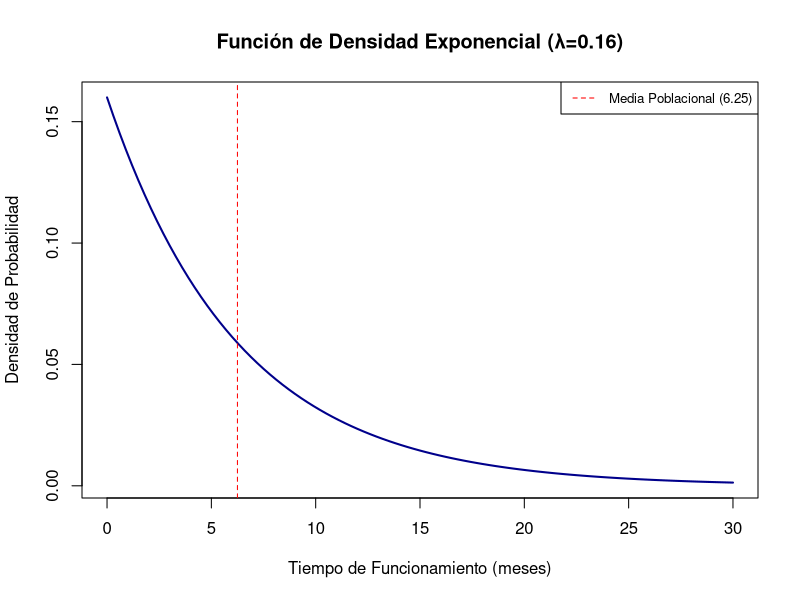
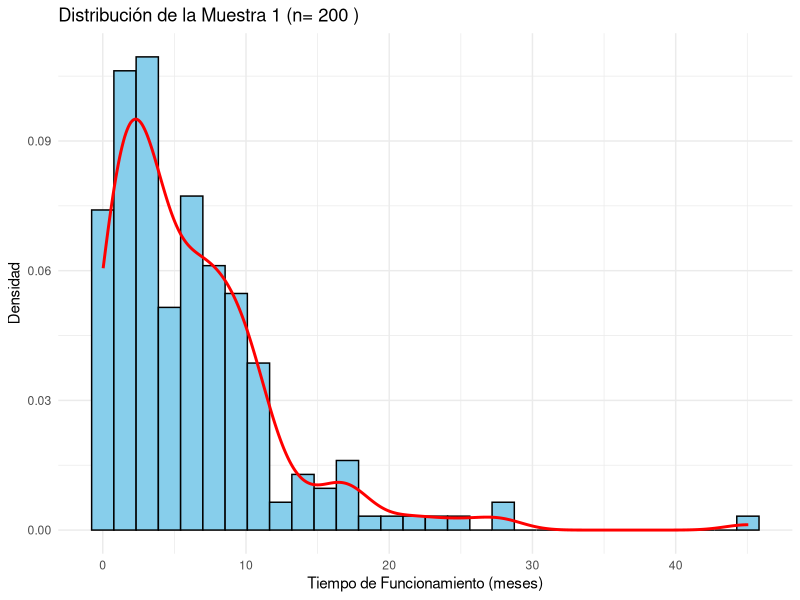
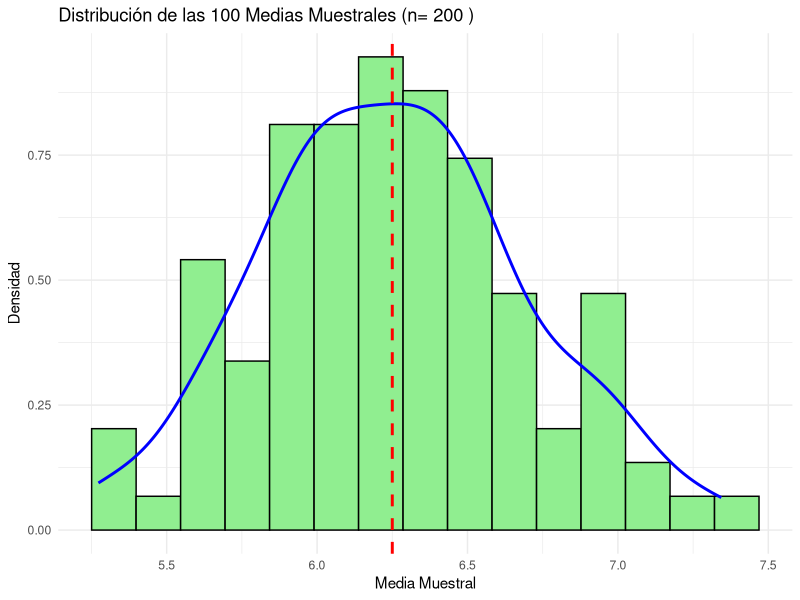
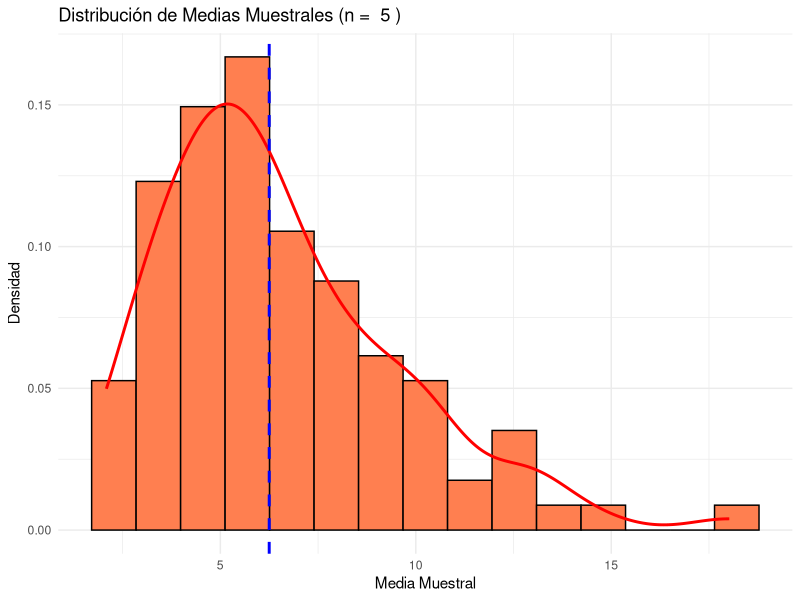
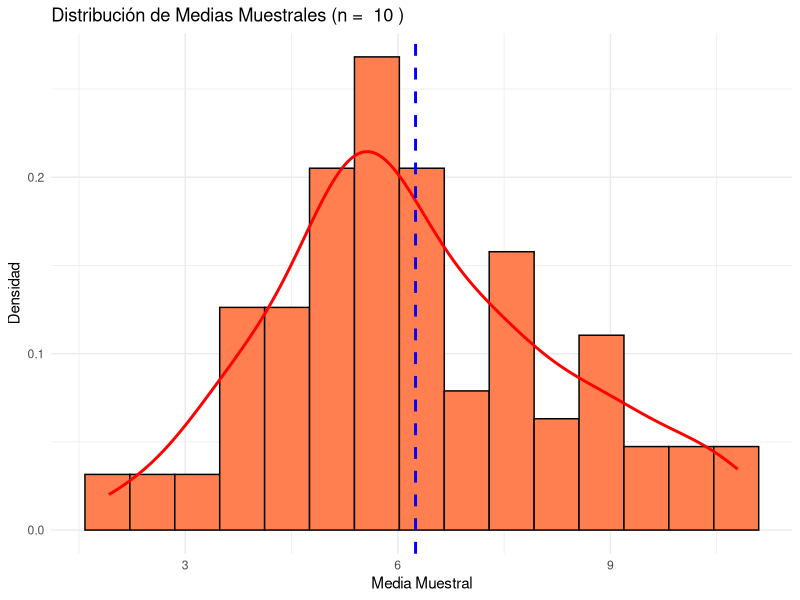
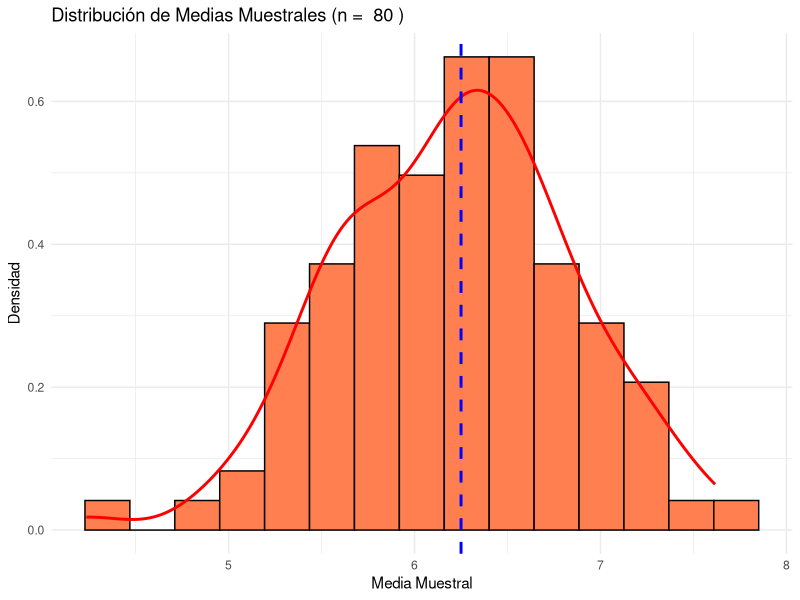
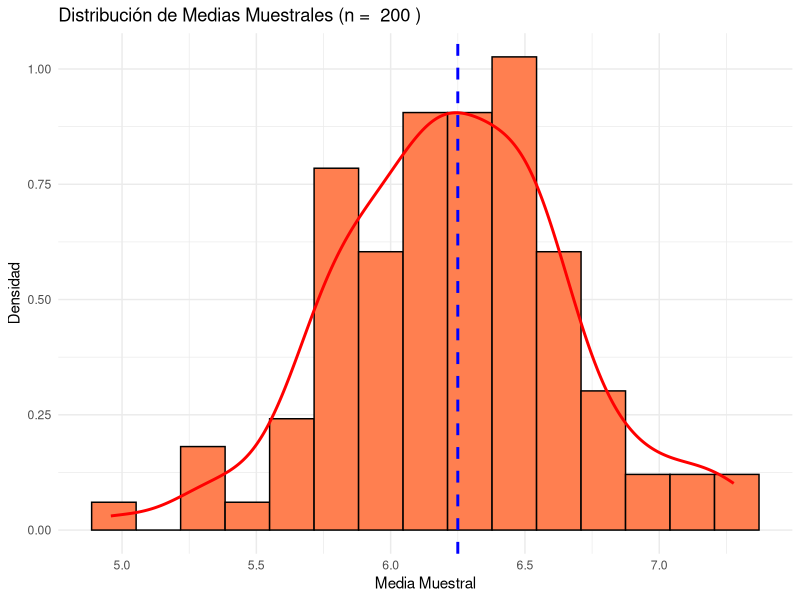
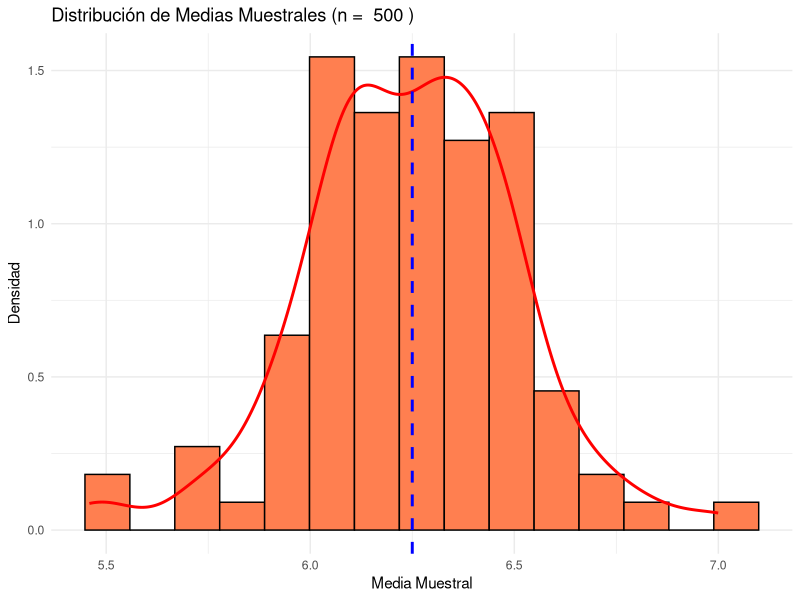

The R source for these figures, in order:
###############################################################################
# Sección: Paquetes y Configuración (Problema 3)
###############################################################################

library(ggplot2)
library(dplyr)
library(tidyr)
library(bookdown)
# Paquete necesario para el test de normalidad Shapiro-Wilk (base R)

# Parámetro de la distribución Exponencial
lambda <- 0.16

# Parámetros poblacionales teóricos
media_poblacional <- 1 / lambda
varianza_poblacional <- 1 / (lambda^2)
desviacion_poblacional <- sqrt(varianza_poblacional)

lambda <- 0.16
curve(dexp(x, rate = lambda), from = 0, to = 30, col = "darkblue", lwd = 2, 
      main = "Función de Densidad Exponencial (λ=0.16)",
      xlab = "Tiempo de Funcionamiento (meses)",
      ylab = "Densidad de Probabilidad")
abline(v = 1/lambda, col = "red", lty = 2)
legend("topright", legend = c("Media Poblacional (6.25)"), col = "red", lty = 2, cex = 0.8)

###############################################################################
# Sección: c) Comparación de parámetros, estimadores y estimaciones
###############################################################################

num_muestras_c <- 10
n_c <- 200
set.seed(123)

# Data frame para almacenar resultados
resultados_c <- data.frame(
  Muestra = 1:num_muestras_c,
  Media_Muestral = numeric(num_muestras_c),
  Varianza_Muestral = numeric(num_muestras_c)
)

# Generar 10 muestras y calcular estadísticas
muestras_c <- list()
for (i in 1:num_muestras_c) {
  muestra <- rexp(n_c, rate = lambda)
  muestras_c[[i]] <- muestra
  
  resultados_c$Media_Muestral[i] <- mean(muestra)
  resultados_c$Varianza_Muestral[i] <- var(muestra)
}

# Histograma y curva de densidad para la primera muestra (para el Rmd)
hist_muestra1 <- ggplot(data.frame(x = muestras_c[[1]]), aes(x)) +
  geom_histogram(aes(y = after_stat(density)), bins = 30, fill = "skyblue", color = "black") +
  geom_density(color = "red", linewidth = 1) +
  labs(
    title = paste("Distribución de la Muestra 1 (n=", n_c, ")"),
    x = "Tiempo de Funcionamiento (meses)",
    y = "Densidad"
  ) +
  theme_minimal()

ggsave("graphs/hist_muestra1_n200.png", hist_muestra1, width = 8, height = 5)

###############################################################################
# Sección: d) Aplicación del Teorema del Límite Central para n=200
###############################################################################

num_muestras_d <- 100
n_d <- 200
set.seed(456)

# Generar las 100 medias muestrales
medias_muestrales_d <- numeric(num_muestras_d)
for (i in 1:num_muestras_d) {
  muestra <- rexp(n_d, rate = lambda)
  medias_muestrales_d[i] <- mean(muestra)
}

# Cálculo de estadísticas descriptivas
promedio_medias_d <- mean(medias_muestrales_d)
varianza_medias_d <- var(medias_muestrales_d)

# Varianza teórica de las medias muestrales (Error Estándar al cuadrado)
varianza_teorica_d <- varianza_poblacional / n_d

# Test de normalidad Shapiro-Wilk
test_normalidad_d <- shapiro.test(medias_muestrales_d)

# Histograma de las 100 medias muestrales
hist_medias_d <- ggplot(data.frame(x = medias_muestrales_d), aes(x)) +
  geom_histogram(aes(y = after_stat(density)), bins = 15, fill = "lightgreen", color = "black") +
  geom_density(color = "blue", linewidth = 1) +
  geom_vline(xintercept = media_poblacional, linetype = "dashed", color = "red", linewidth = 1) +
  labs(
    title = paste("Distribución de las 100 Medias Muestrales (n=", n_d, ")"),
    x = "Media Muestral",
    y = "Densidad"
  ) +
  theme_minimal()

ggsave("graphs/hist_medias_n200.png", hist_medias_d, width = 8, height = 5)

###############################################################################
# Sección: e) Aplicación del Teorema del Límite Central variando n
###############################################################################

tamanos_n_e <- c(5, 10, 80, 200, 500, 2000)
num_muestras_e <- 100
set.seed(789)

# Data frame para almacenar resultados de la convergencia
convergencia_resultados_e <- data.frame(
  n = tamanos_n_e,
  Promedio_Medias = numeric(length(tamanos_n_e)),
  Varianza_Medias = numeric(length(tamanos_n_e)),
  Varianza_Teorica = varianza_poblacional / tamanos_n_e,
  P_Valor_Normalidad = numeric(length(tamanos_n_e))
)

# Lista para almacenar los gráficos (para el Rmd)
graficos_e <- list()

for (i in 1:length(tamanos_n_e)) {
  n_actual <- tamanos_n_e[i]
  medias_muestrales_n <- numeric(num_muestras_e)
  
  for (j in 1:num_muestras_e) {
    muestra <- rexp(n_actual, rate = lambda)
    medias_muestrales_n[j] <- mean(muestra)
  }
  
  # Almacenar estadísticas
  convergencia_resultados_e$Promedio_Medias[i] <- mean(medias_muestrales_n)
  convergencia_resultados_e$Varianza_Medias[i] <- var(medias_muestrales_n)
  convergencia_resultados_e$P_Valor_Normalidad[i] <- shapiro.test(medias_muestrales_n)$p.value
  
  # Generar histograma
  grafico <- ggplot(data.frame(x = medias_muestrales_n), aes(x)) +
    geom_histogram(aes(y = after_stat(density)), bins = 15, fill = "coral", color = "black") +
    geom_density(color = "red", linewidth = 1) +
    geom_vline(xintercept = media_poblacional, linetype = "dashed", color = "blue", linewidth = 1) +
    labs(
      title = paste("Distribución de Medias Muestrales (n = ", n_actual, ")"),
      x = "Media Muestral",
      y = "Densidad"
    ) +
    theme_minimal()
  
  graficos_e[[i]] <- grafico
  ggsave(paste0("graphs/hist_medias_n", n_actual, ".png"), grafico, width = 8, height = 5)
}

# Graficar la convergencia de la varianza
grafico_convergencia_var <- ggplot(convergencia_resultados_e, aes(x = n)) +
  geom_line(aes(y = Varianza_Medias, color = "Varianza Observada"), linewidth = 1) +
  geom_point(aes(y = Varianza_Medias, color = "Varianza Observada"), size = 3) +
  geom_line(aes(y = Varianza_Teorica, color = "Varianza Teórica (σ²/n)"), linetype = "dashed", linewidth = 1) +
  geom_point(aes(y = Varianza_Teorica, color = "Varianza Teórica (σ²/n)"), size = 3) +
  scale_x_continuous(trans = 'log10', breaks = tamanos_n_e) +
  labs(
    title = "Convergencia de la Varianza Muestral al Aumentar n",
    x = "Tamaño de la Muestra (n) en escala logarítmica",
    y = "Varianza de las Medias Muestrales",
    color = "Tipo de Varianza"
  ) +
  theme_minimal()

ggsave("graphs/convergencia_varianza_tlc.png", grafico_convergencia_var, width = 10, height = 6)
